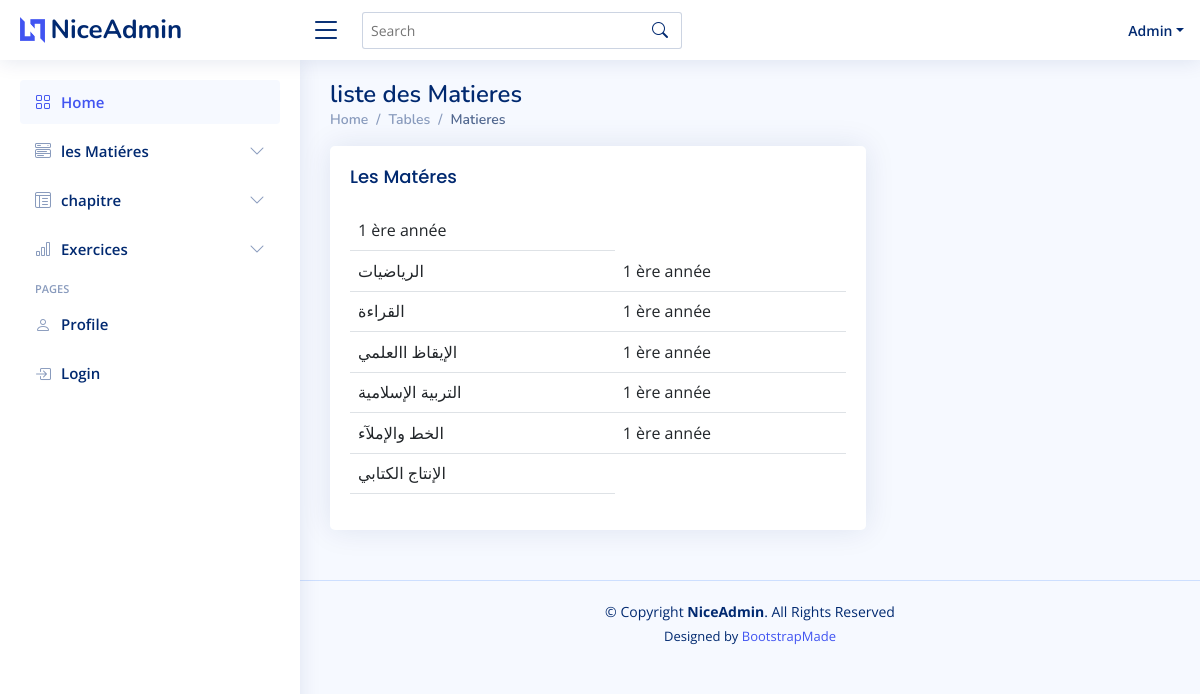
The app's page /NiceAdmin/listeMat.php with its own data.
### tables this page shows
CREATE TABLE `matiere` (
  `id_matiere` int NOT NULL,
  `nom_matiere` varchar(20) NOT NULL,
  `icons` int DEFAULT NULL,
  `id_annee` int NOT NULL
);

CREATE TABLE `annee` (
  `id_annee` int NOT NULL,
  `niveau` varchar(20) NOT NULL
);

### NiceAdmin/listeMat.php (the view, shortened to what this page needs)
<?php
include "../accestest.php";
$req="select a.niveau,m.nom_matiere from annee  a,matiere m where a.id_annee=m.id_annee";
$res=$bdd->query($req);
$annees=$res->fetchAll();
?>
<!DOCTYPE html>
<html lang="en">
<head>
  <link href="assets/vendor/bootstrap/css/bootstrap.min.css" rel="stylesheet">
  <link href="assets/vendor/bootstrap-icons/bootstrap-icons.css" rel="stylesheet">
  <link href="assets/vendor/boxicons/css/boxicons.min.css" rel="stylesheet">
  <link href="assets/vendor/quill/quill.snow.css" rel="stylesheet">
  <link href="assets/vendor/quill/quill.bubble.css" rel="stylesheet">
  <link href="assets/vendor/remixicon/remixicon.css" rel="stylesheet">
  <link href="assets/vendor/simple-datatables/style.css" rel="stylesheet">
  <link href="assets/css/style.css" rel="stylesheet">
</head>
<body>
<?php include "inc/header.php";?>
  <main id="main" class="main">
    <div class="pagetitle">
      <h1>liste des Matieres</h1>
      <nav>
        <ol class="breadcrumb">
          <li class="breadcrumb-item"><a href="index.php">Home</a></li>
          <li class="breadcrumb-item">Tables</li>
          <li class="breadcrumb-item active">Matieres</li>
        </ol>
      </nav>
    </div>
    <section class="section">
      <div class="row">
          <div class="row">
          <div class="col-lg-8">
          <div class="card">
            <div class="card-body">
              <h5 class="card-title">Les Matéres  </h5>
              <table class="table">
                  <tr>
                  <?php foreach ( $annees as $m){?>
                    <td><?php echo $m['niveau'];?></td>
                    <td><?php echo $m['nom_matiere'];?></td>
                  <?php }?>
                  </tr>
              </table>
            </div>
        </div>
      </div>
    </section>
  </main>
  <?php include "inc/footer.php";?>
</body>
</html>

### NiceAdmin/inc/header.php (shortened to what this page needs)
 <header id="header" class="header fixed-top d-flex align-items-center">
<div class="d-flex align-items-center justify-content-between">
  <a href="index.html" class="logo d-flex align-items-center">
    <img src="assets/img/logo.png" alt="">
    <span class="d-none d-lg-block">NiceAdmin</span>
  </a>
  <i class="bi bi-list toggle-sidebar-btn"></i>
</div>
<div class="search-bar">
  <form class="search-form d-flex align-items-center" method="POST" action="#">
    <input type="text" name="query" placeholder="Search" title="Enter search keyword">
    <button type="submit" title="Search"><i class="bi bi-search"></i></button>
  </form>
</div>
<nav class="header-nav ms-auto">
  <ul class="d-flex align-items-center">
    <li class="nav-item dropdown pe-3">
      <a class="nav-link nav-profile d-flex align-items-center pe-0" href="#" data-bs-toggle="dropdown">
        <span class="d-none d-md-block dropdown-toggle ps-2">Admin</span>
      </a>
    </li>
  </ul>
</nav>
</header>
 <aside id="sidebar" class="sidebar">
<ul class="sidebar-nav" id="sidebar-nav">
  <li class="nav-item">
    <a class="nav-link " href="index.php">
      <i class="bi bi-grid"></i>
      <span>Home</span>
    </a>
  </li>
  <li class="nav-item">
    <a class="nav-link collapsed" data-bs-target="#components-nav" data-bs-toggle="collapse" href="#">
      <i class="bi bi-menu-button-wide"></i><span>les Matiéres</span><i class="bi bi-chevron-down ms-auto"></i>
    </a>
  </li>
  <li class="nav-item">
    <a class="nav-link collapsed" data-bs-target="#tables-nav" data-bs-toggle="collapse" href="#">
      <i class="bi bi-layout-text-window-reverse"></i><span>chapitre</span><i class="bi bi-chevron-down ms-auto"></i>
    </a>
  </li>
  <li class="nav-item">
    <a class="nav-link collapsed" data-bs-target="#charts-nav" data-bs-toggle="collapse" href="#">
      <i class="bi bi-bar-chart"></i><span>Exercices</span><i class="bi bi-chevron-down ms-auto"></i>
    </a>
  </li>
  <li class="nav-heading">Pages</li>
  <li class="nav-item">
    <a class="nav-link collapsed" href="users-profile.php">
      <i class="bi bi-person"></i>
      <span>Profile</span>
    </a>
  </li>
  <li class="nav-item">
    <a class="nav-link collapsed" href="pages-login.html">
      <i class="bi bi-box-arrow-in-right"></i>
      <span>Login</span>
    </a>
  </li>
</ul>
</aside>

### NiceAdmin/inc/footer.php
<footer id="footer" class="footer">
    <div class="copyright">
      &copy; Copyright <strong><span>NiceAdmin</span></strong>. All Rights Reserved
    </div>
    <div class="credits">
      Designed by <a href="https://bootstrapmade.com/">BootstrapMade</a>
    </div>
  </footer>

### NiceAdmin/assets/css/style.css (style rules this page uses)
:root { scroll-behavior: smooth; }
body { font-family: "Open Sans", sans-serif; background: #f6f9ff; color: #444444; }
a { color: #4154f1; text-decoration: none; }
h1, h2, h3, h4, h5, h6 { font-family: "Nunito", sans-serif; }
#main { margin-top: 60px; padding: 20px 30px; transition: all 0.3s; }
.pagetitle { margin-bottom: 10px; }
.pagetitle h1 { font-size: 24px; margin-bottom: 0; font-weight: 600; color: #012970; }
.card { margin-bottom: 30px; border: none; border-radius: 5px; box-shadow: 0px 0 30px rgba(1, 41, 112, 0.1); }
.card-title { padding: 20px 0 15px 0; font-size: 18px; font-weight: 500; color: #012970; font-family: "Poppins", sans-serif; }
.card-body { padding: 0 20px 20px 20px; }
.breadcrumb { font-size: 14px; font-family: "Nunito", sans-serif; color: #899bbd; font-weight: 600; }
.breadcrumb a { color: #899bbd; transition: 0.3s; }
.breadcrumb .breadcrumb-item::before { color: #899bbd; }
.breadcrumb .active { color: #51678f; font-weight: 600; }
.logo { line-height: 1; }
@media (min-width: 1200px) { .logo { width: 280px; } }
.logo img { max-height: 26px; margin-right: 6px; }
.logo span { font-size: 26px; font-weight: 700; color: #012970; font-family: "Nunito", sans-serif; }
.header { transition: all 0.5s; z-index: 997; height: 60px; box-shadow: 0px 2px 20px rgba(1, 41, 112, 0.1); background-color: #fff; padding-left: 20px; }
.header .toggle-sidebar-btn { font-size: 32px; padding-left: 10px; cursor: pointer; color: #012970; }
.header .search-bar { min-width: 360px; padding: 0 20px; }
.header .search-form { width: 100%; }
.header .search-form input { border: 0; font-size: 14px; color: #012970; border: 1px solid rgba(1, 41, 112, 0.2); padding: 7px 38px 7px 8px; border-radius: 3px; transition: 0.3s; width: 100%; }
.header .search-form button { border: 0; padding: 0; margin-left: -30px; background: none; }
.header .search-form button i { color: #012970; }
.header-nav ul { list-style: none; }
.header-nav>ul { margin: 0; padding: 0; }
.header-nav .nav-profile { color: #012970; }
.header-nav .nav-profile span { font-size: 14px; font-weight: 600; }
.sidebar { position: fixed; top: 60px; left: 0; bottom: 0; width: 300px; z-index: 996; transition: all 0.3s; padding: 20px; overflow-y: auto; scrollbar-width: thin; scrollbar-color: #aab7cf transparent; box-shadow: 0px 0px 20px rgba(1, 41, 112, 0.1); background-color: #fff; }
@media (min-width: 1200px) { #main, #footer { margin-left: 300px; } }
.sidebar-nav { padding: 0; margin: 0; list-style: none; }
.sidebar-nav li { padding: 0; margin: 0; list-style: none; }
.sidebar-nav .nav-item { margin-bottom: 5px; }
.sidebar-nav .nav-heading { font-size: 11px; text-transform: uppercase; color: #899bbd; font-weight: 600; margin: 10px 0 5px 15px; }
.sidebar-nav .nav-link { display: flex; align-items: center; font-size: 15px; font-weight: 600; color: #4154f1; transition: 0.3; background: #f6f9ff; padding: 10px 15px; border-radius: 4px; }
.sidebar-nav .nav-link i { font-size: 16px; margin-right: 10px; color: #4154f1; }
.sidebar-nav .nav-link.collapsed { color: #012970; background: #fff; }
.sidebar-nav .nav-link.collapsed i { color: #899bbd; }
.sidebar-nav .nav-link .bi-chevron-down { margin-right: 0; transition: transform 0.2s ease-in-out; }
.footer { padding: 20px 0; font-size: 14px; transition: all 0.3s; border-top: 1px solid #cddfff; }
.footer .copyright { text-align: center; color: #012970; }
.footer .credits { padding-top: 5px; text-align: center; font-size: 13px; color: #012970; }

### records on screen
matiere: id_annee.niveau "1 ère année", nom_matiere "الرياضيات"
matiere: id_annee.niveau "1 ère année", nom_matiere "القراءة"
matiere: id_annee.niveau "1 ère année", nom_matiere "الإيقاظ االعلمي"
matiere: id_annee.niveau "1 ère année", nom_matiere "التربية الإسلامية"
matiere: id_annee.niveau "1 ère année", nom_matiere "الخط والإملآء"
matiere: id_annee.niveau "1 ère année", nom_matiere "الإنتاج الكتابي"
